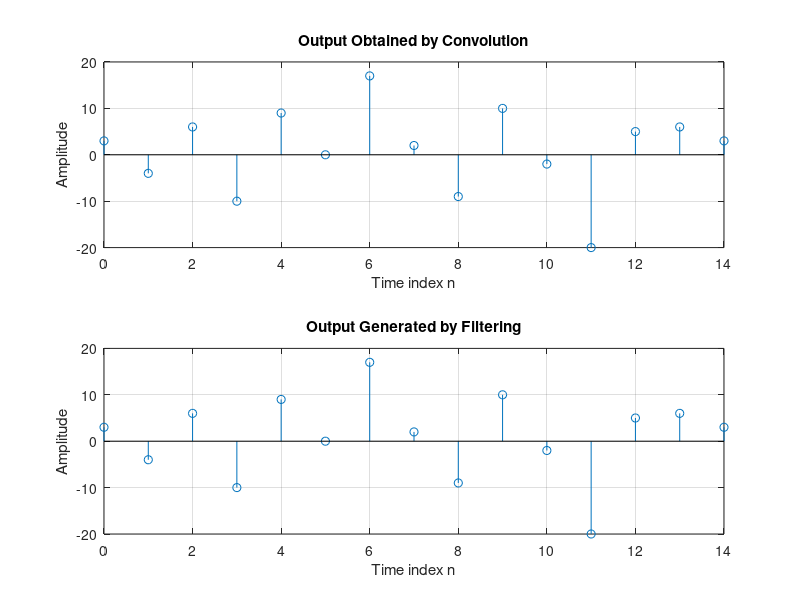

Write MATLAB code to recreate this figure.
clf;
h = [3 2 1 -2 1 0 -4 0 3]; %impulse response
x = [1 -2 3 -4 3 2 1]; %input sequence
y = conv(h,x);
n = 0:14;
subplot(2,1,1);
stem(n,y);
xlabel('Time index n'); 
ylabel('Amplitude');
title('Output Obtained by Convolution'); 
grid;
x1 = [x zeros(1,8)];
y1 = filter(h,1,x1);
subplot(2,1,2);
stem(n,y1);
xlabel('Time index n'); ylabel('Amplitude');
title('Output Generated by Filtering'); 
grid;

